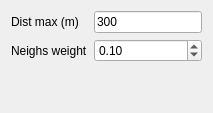
              <widget class="QWidget" name="option_page_2">
               <layout class="QGridLayout" name="gridLayout_11">
                <item row="0" column="0">
                 <widget class="QLabel" name="label_14">
                  <property name="text">
                   <string>Dist max (m)</string>
                  </property>
                 </widget>
                </item>
                <item row="1" column="0">
                 <widget class="QLabel" name="label_15">
                  <property name="text">
                   <string>Neighs weight</string>
                  </property>
                 </widget>
                </item>
                <item row="2" column="1">
                 <spacer name="verticalSpacer">
                  <property name="orientation">
                   <enum>Qt::Orientation::Vertical</enum>
                  </property>
                  <property name="sizeHint" stdset="0">
                   <size>
                    <width>20</width>
                    <height>40</height>
                   </size>
                  </property>
                 </spacer>
                </item>
                <item row="0" column="1">
                 <widget class="QLineEdit" name="edition_dist_edit">
                  <property name="text">
                   <string>300</string>
                  </property>
                 </widget>
                </item>
                <item row="1" column="1">
                 <widget class="QDoubleSpinBox" name="edition_delta_edit">
                  <property name="maximum">
                   <double>1.000000000000000</double>
                  </property>
                  <property name="singleStep">
                   <double>0.050000000000000</double>
                  </property>
                  <property name="value">
                   <double>0.100000000000000</double>
                  </property>
                 </widget>
                </item>
               </layout>
              </widget>
